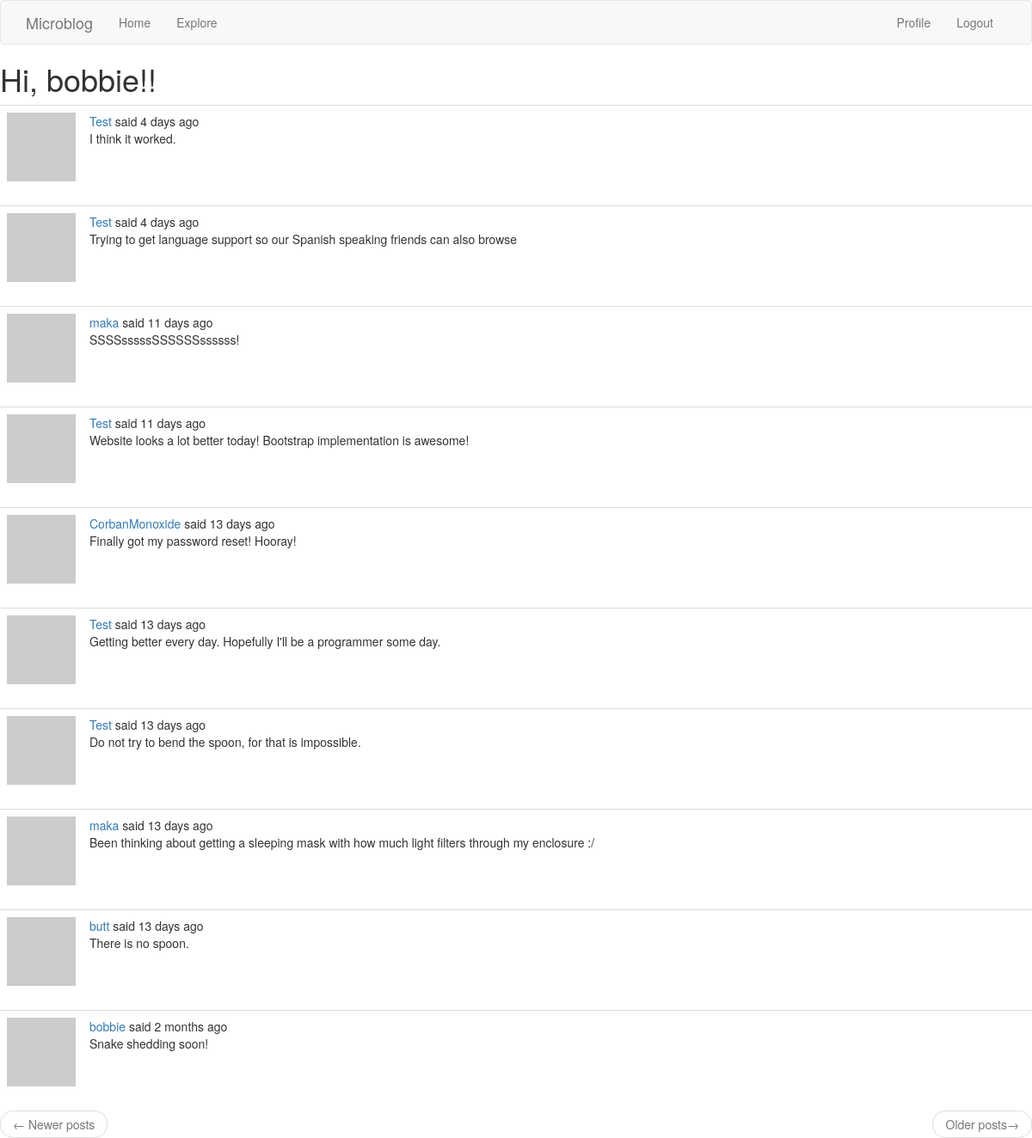
Page /explore (signed in) on the committed database.
### app/models.py (models this page shows, shortened)
class User(UserMixin, db.Model):
    id = db.Column(db.Integer, primary_key=True)
    username = db.Column(db.String(64), index=True, unique=True)
    email = db.Column(db.String(120), index=True, unique=True)
    password_hash = db.Column(db.String(128))
    posts = db.relationship('Post', backref='author', lazy='dynamic')
    about_me = db.Column(db.String(140))
    last_seen = db.Column(db.DateTime, default=datetime.utcnow)
    followed = db.relationship(
        'User', secondary = followers,
        primaryjoin=(followers.c.follower_id == id),
        secondaryjoin = (followers.c.followed_id == id),
        backref = db.backref('followers', lazy = 'dynamic'), lazy = 'dynamic')
    def avatar(self, size):
        digest = md5(self.email.lower().encode('utf-8')).hexdigest()
        return 'http://www.gravatar.com/avatar/{}?d=identicon&s={}'.format(digest, size)

class Post(db.Model):
    id = db.Column(db.Integer, primary_key=True)
    body = db.Column(db.String(140))
    timestamp = db.Column(db.DateTime, index=True, default=datetime.utcnow)
    user_id = db.Column(db.Integer, db.ForeignKey('user.id'))

### app/routes.py (the view)
@app.route('/explore')
@login_required
def explore():
    page = request.args.get('page', 1, type = int)
    posts = Post.query.order_by(Post.timestamp.desc()).paginate(
        page, app.config['POSTS_PER_PAGE'], False)
    next_url = url_for('explore', page = posts.next_num) \
        if posts.has_next else None
    prev_url = url_for('explore', page = posts.prev_num) \
        if posts.has_prev else None
    return render_template('index.html', title = 'Explore', posts = posts.items,
                            next_url = next_url, prev_url = prev_url)

### app/models.py (called while the page is built)
@login.user_loader
def load_user(id):
    return User.query.get(int(id))

### app/routes.py (called while the page is built)
@app.before_request
def before_request():
    if current_user.is_authenticated:
        current_user.last_seen = datetime.utcnow()
        db.session.commit()
        g.locale = str(get_locale())

### app/templates/index.html (shortened to what this page needs)
{% extends "base.html" %}
{% import 'bootstrap/wtf.html' as wtf %}
{% block content %}
    <h1>{{ _('Hi, %(username)s!', username=current_user.username) }}!</h1>
    {% for post in posts %}
        {% include '_post.html' %}
    {% endfor %}
    <nav auria-label="...">
      <u1 class="pager">
        <li class="previous{% if not prev_url %} disabled{% endif %}">
          <a href = "{{prev_url or '#' }}">
            <span aria-hidden="true">&larr;</span> {{ _('Newer posts') }}
          </a>
        </li>
        <li class="next{% if not next_url %} disabled {% endif %}">
          <a href = "{{ next_url or '#' }}">
            {{ _('Older posts') }}<span aria-hidden="true">&rarr;</span>
          </a>
        </li>
      </u1>
    </nav>
{% endblock %}

### app/templates/_post.html (shortened to what this page needs)
<table class = "table table-hover">
	<tr>
		<td width="70px">
			<a href="{{ url_for('user', username=post.author.username) }}">
				<img src="{{ post.author.avatar(70) }}" />
			</a>
		</td>
		<td>
			{{ _('%(username)s said %(when)s',
				username=user_link, when=moment(post.timestamp).fromNow()) }}
			<br>
			{{ post.body }}
		</td>
	</tr>
</table>

### rows in the picture
Post: body "I think it worked."
Post: body "Trying to get language support so our Spanish speaking friends can also browse"
Post: body "SSSSsssssSSSSSSssssss!"
Post: body "Website looks a lot better today! Bootstrap implementation is awesome!"
Post: body "Finally got my password reset! Hooray!"
Post: body "Getting better every day. Hopefully I'll be a programmer some day."
Post: body "Do not try to bend the spoon, for that is impossible."
Post: body "Been thinking about getting a sleeping mask with how much light filters through my enclosure :/"
Post: body "There is no spoon."
Post: body "Snake shedding soon!"
